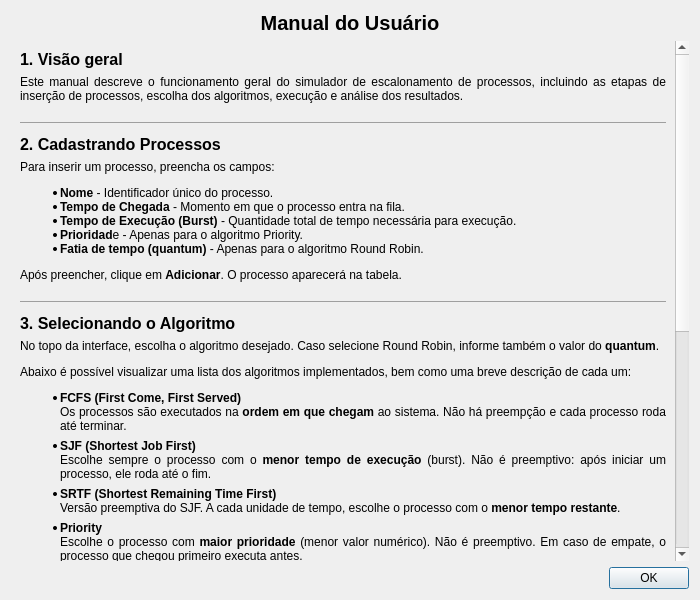
<?xml version="1.0" encoding="UTF-8"?>
<ui version="4.0">
 <class>ManualDialog</class>
 <widget class="QDialog" name="ManualDialog">
  <property name="geometry">
   <rect>
    <x>0</x>
    <y>0</y>
    <width>700</width>
    <height>600</height>
   </rect>
  </property>
  <property name="font">
   <font>
    <weight>50</weight>
    <bold>false</bold>
   </font>
  </property>
  <property name="windowTitle">
   <string>Manual do Usuário</string>
  </property>
  <layout class="QGridLayout" name="gridLayout">
   <item row="0" column="1">
    <widget class="QLabel" name="labelManual">
     <property name="font">
      <font>
       <pointsize>15</pointsize>
       <weight>75</weight>
       <bold>true</bold>
      </font>
     </property>
     <property name="text">
      <string>Manual do Usuário</string>
     </property>
     <property name="alignment">
      <set>Qt::AlignHCenter|Qt::AlignTop</set>
     </property>
    </widget>
   </item>
   <item row="3" column="1">
    <widget class="QDialogButtonBox" name="buttonBoxManual">
     <property name="orientation">
      <enum>Qt::Horizontal</enum>
     </property>
     <property name="standardButtons">
      <set>QDialogButtonBox::Ok</set>
     </property>
    </widget>
   </item>
   <item row="1" column="1">
    <widget class="QScrollArea" name="scrollAreaManual">
     <property name="frameShape">
      <enum>QFrame::NoFrame</enum>
     </property>
     <property name="widgetResizable">
      <bool>true</bool>
     </property>
     <widget class="QWidget" name="scrollAreaWidgetContents">
      <property name="geometry">
       <rect>
        <x>0</x>
        <y>-918</y>
        <width>661</width>
        <height>1425</height>
       </rect>
      </property>
      <layout class="QVBoxLayout" name="verticalLayout">
       <item>
        <widget class="QLabel" name="labelVisao">
         <property name="font">
          <font>
           <pointsize>12</pointsize>
           <weight>75</weight>
           <bold>true</bold>
          </font>
         </property>
         <property name="text">
          <string>1. Visão geral</string>
         </property>
        </widget>
       </item>
       <item>
        <widget class="QLabel" name="labelVisaoDesc">
         <property name="text">
          <string>&lt;html&gt;&lt;head/&gt;&lt;body&gt;&lt;p align=&quot;justify&quot;&gt;Este manual descreve o funcionamento geral do simulador de escalonamento de processos, incluindo as etapas de inserção de processos, escolha dos algoritmos, execução e análise dos resultados. &lt;/p&gt;&lt;hr/&gt;&lt;/body&gt;&lt;/html&gt;</string>
         </property>
         <property name="wordWrap">
          <bool>true</bool>
         </property>
        </widget>
       </item>
       <item>
        <widget class="QLabel" name="labelProcessos">
         <property name="font">
          <font>
           <pointsize>12</pointsize>
           <weight>75</weight>
           <bold>true</bold>
          </font>
         </property>
         <property name="text">
          <string>2. Cadastrando Processos</string>
         </property>
        </widget>
       </item>
       <item>
        <widget class="QLabel" name="labelProcessosDesc">
         <property name="text">
          <string>&lt;html&gt;&lt;head/&gt;&lt;body&gt;&lt;p align=&quot;justify&quot;&gt;Para inserir um processo, preencha os campos: &lt;/p&gt;&lt;ul style=&quot;margin-top: 0px; margin-bottom: 0px; margin-left: 0px; margin-right: 0px; -qt-list-indent: 1;&quot;&gt;&lt;li align=&quot;justify&quot; style=&quot; margin-top:12px; margin-bottom:0px; margin-left:0px; margin-right:0px; -qt-block-indent:0; text-indent:0px;&quot;&gt;&lt;span style=&quot; font-weight:600;&quot;&gt;Nome&lt;/span&gt; - Identificador único do processo. &lt;/li&gt;&lt;li align=&quot;justify&quot; style=&quot; margin-top:0px; margin-bottom:0px; margin-left:0px; margin-right:0px; -qt-block-indent:0; text-indent:0px;&quot;&gt;&lt;span style=&quot; font-weight:600;&quot;&gt;Tempo de Chegada&lt;/span&gt; - Momento em que o processo entra na fila. &lt;/li&gt;&lt;li align=&quot;justify&quot; style=&quot; margin-top:0px; margin-bottom:0px; margin-left:0px; margin-right:0px; -qt-block-indent:0; text-indent:0px;&quot;&gt;&lt;span style=&quot; font-weight:600;&quot;&gt;Tempo de Execução (Burst)&lt;/span&gt; - Quantidade total de tempo necessária para execução. &lt;/li&gt;&lt;li align=&quot;justify&quot; style=&quot; margin-top:0px; margin-bottom:0px; margin-left:0px; margin-right:0px; -qt-block-indent:0; text-indent:0px;&quot;&gt;&lt;span style=&quot; font-weight:600;&quot;&gt;Prioridad&lt;/span&gt;e - Apenas para o algoritmo Priority. &lt;/li&gt;&lt;li align=&quot;justify&quot; style=&quot; margin-top:0px; margin-bottom:12px; margin-left:0px; margin-right:0px; -qt-block-indent:0; text-indent:0px;&quot;&gt;&lt;span style=&quot; font-weight:600;&quot;&gt;Fatia de tempo (quantum) &lt;/span&gt;- Apenas para o algoritmo Round Robin. &lt;/li&gt;&lt;/ul&gt;&lt;p align=&quot;justify&quot;&gt;Após preencher, clique em &lt;span style=&quot; font-weight:600;&quot;&gt;Adicionar&lt;/span&gt;. O processo aparecerá na tabela. &lt;/p&gt;&lt;hr/&gt;&lt;/body&gt;&lt;/html&gt;</string>
         </property>
         <property name="wordWrap">
          <bool>true</bool>
         </property>
        </widget>
       </item>
       <item>
        <widget class="QLabel" name="labelAlgoritmo">
         <property name="font">
          <font>
           <pointsize>12</pointsize>
           <weight>75</weight>
           <bold>true</bold>
          </font>
         </property>
         <property name="text">
          <string>3. Selecionando o Algoritmo</string>
         </property>
        </widget>
       </item>
       <item>
        <widget class="QLabel" name="labelAlgoritmoDesc">
         <property name="text">
          <string>&lt;html&gt;&lt;head/&gt;&lt;body&gt;&lt;p align=&quot;justify&quot;&gt;No topo da interface, escolha o algoritmo desejado. Caso selecione Round Robin, informe também o valor do &lt;span style=&quot; font-weight:600;&quot;&gt;quantum&lt;/span&gt;. &lt;/p&gt;&lt;p align=&quot;justify&quot;&gt;Abaixo é possível visualizar uma lista dos algoritmos implementados, bem como uma breve descrição de cada um:&lt;/p&gt;
&lt;ul style=&quot;margin-left: 0px; padding-left: 16px;&quot;&gt;

    &lt;li align=&quot;justify&quot; style=&quot;margin-bottom:6px;&quot;&gt;
        &lt;span style=&quot;font-weight:600;&quot;&gt;FCFS (First Come, First Served)&lt;/span&gt;&lt;br/&gt;
        Os processos são executados na &lt;span style=&quot;font-weight:600;&quot;&gt;ordem em que chegam&lt;/span&gt; ao sistema. 
        Não há preempção e cada processo roda até terminar.
    &lt;/li&gt;

    &lt;li align=&quot;justify&quot; style=&quot;margin-bottom:6px;&quot;&gt;
        &lt;span style=&quot;font-weight:600;&quot;&gt;SJF (Shortest Job First)&lt;/span&gt;&lt;br/&gt;
        Escolhe sempre o processo com o &lt;span style=&quot;font-weight:600;&quot;&gt;menor tempo de execução&lt;/span&gt; (burst). 
        Não é preemptivo: após iniciar um processo, ele roda até o fim.
    &lt;/li&gt;

    &lt;li align=&quot;justify&quot; style=&quot;margin-bottom:6px;&quot;&gt;
        &lt;span style=&quot;font-weight:600;&quot;&gt;SRTF (Shortest Remaining Time First)&lt;/span&gt;&lt;br/&gt;
        Versão preemptiva do SJF. A cada unidade de tempo, escolhe o processo com o 
        &lt;span style=&quot;font-weight:600;&quot;&gt;menor tempo restante&lt;/span&gt;.
    &lt;/li&gt;

    &lt;li align=&quot;justify&quot; style=&quot;margin-bottom:6px;&quot;&gt;
        &lt;span style=&quot;font-weight:600;&quot;&gt;Priority&lt;/span&gt;&lt;br/&gt;
        Escolhe o processo com &lt;span style=&quot;font-weight:600;&quot;&gt;maior prioridade&lt;/span&gt; (menor valor numérico). 
        Não é preemptivo. Em caso de empate, o processo que chegou primeiro executa antes.
    &lt;/li&gt;

    &lt;li align=&quot;justify&quot; style=&quot;margin-bottom:6px;&quot;&gt;
        &lt;span style=&quot;font-weight:600;&quot;&gt;Round Robin&lt;/span&gt;&lt;br/&gt;
        Cada processo recebe uma &lt;span style=&quot;font-weight:600;&quot;&gt;fatia fixa de tempo&lt;/span&gt; (quantum). 
        Quando o quantum expira, o processo retorna ao fim da fila. É preemptivo.
    &lt;/li&gt;

&lt;/ul&gt;

&lt;hr/&gt;
&lt;/body&gt;&lt;/html&gt;</string>
         </property>
         <property name="wordWrap">
          <bool>true</bool>
         </property>
        </widget>
       </item>
       <item>
        <widget class="QLabel" name="labelExecucao">
         <property name="font">
          <font>
           <pointsize>12</pointsize>
           <weight>75</weight>
           <bold>true</bold>
          </font>
         </property>
         <property name="text">
          <string>4. Executando o Escalonamento</string>
         </property>
        </widget>
       </item>
       <item>
        <widget class="QLabel" name="labelExecucaoDesc">
         <property name="text">
          <string>&lt;html&gt;&lt;head/&gt;&lt;body&gt;&lt;p align=&quot;justify&quot;&gt;Após inserir os processos, clique em &lt;span style=&quot; font-weight:600;&quot;&gt;Iniciar&lt;/span&gt;. &lt;/p&gt;&lt;p align=&quot;justify&quot;&gt;O sistema executará o algoritmo selecionado e exibirá: &lt;/p&gt;&lt;ul style=&quot;margin-top: 0px; margin-bottom: 0px; margin-left: 0px; margin-right: 0px; -qt-list-indent: 1;&quot;&gt;&lt;li align=&quot;justify&quot; style=&quot; margin-top:12px; margin-bottom:0px; margin-left:0px; margin-right:0px; -qt-block-indent:0; text-indent:0px;&quot;&gt;&lt;span style=&quot; font-weight:600;&quot;&gt;Tabela de Resultados&lt;/span&gt; - com tempos de início, fim, espera e turnaround. &lt;/li&gt;&lt;li align=&quot;justify&quot; style=&quot; margin-top:0px; margin-bottom:12px; margin-left:0px; margin-right:0px; -qt-block-indent:0; text-indent:0px;&quot;&gt;&lt;span style=&quot; font-weight:600;&quot;&gt;Diagrama de Execução&lt;/span&gt; - mostrando qual processo executou em cada unidade de tempo. &lt;/li&gt;&lt;/ul&gt;&lt;hr/&gt;&lt;/body&gt;&lt;/html&gt;</string>
         </property>
         <property name="wordWrap">
          <bool>true</bool>
         </property>
        </widget>
       </item>
       <item>
        <widget class="QLabel" name="labelArquivos">
         <property name="font">
          <font>
           <pointsize>12</pointsize>
           <weight>75</weight>
           <bold>true</bold>
          </font>
         </property>
         <property name="text">
          <string>5. Importar e Exportar Arquivos</string>
         </property>
        </widget>
       </item>
       <item>
        <widget class="QLabel" name="labelArquivosDesc">
         <property name="text">
          <string>&lt;html&gt;&lt;head/&gt;&lt;body&gt;&lt;p align=&quot;justify&quot;&gt;Você pode salvar ou carregar conjuntos de processos e resultados usando arquivos CSV/TXT: &lt;/p&gt;&lt;ul style=&quot;margin-top: 0px; margin-bottom: 0px; margin-left: 0px; margin-right: 0px; -qt-list-indent: 1;&quot;&gt;&lt;li align=&quot;justify&quot; style=&quot; margin-top:12px; margin-bottom:0px; margin-left:0px; margin-right:0px; -qt-block-indent:0; text-indent:0px;&quot;&gt;&lt;span style=&quot; font-weight:600;&quot;&gt;Importar&lt;/span&gt; - Carrega processos de um arquivo. &lt;/li&gt;&lt;li align=&quot;justify&quot; style=&quot; margin-top:0px; margin-bottom:12px; margin-left:0px; margin-right:0px; -qt-block-indent:0; text-indent:0px;&quot;&gt;&lt;span style=&quot; font-weight:600;&quot;&gt;Exportar&lt;/span&gt; - Salva processos e resultados em um arquivo. &lt;/li&gt;&lt;/ul&gt;&lt;p align=&quot;justify&quot;&gt;Os arquivos incluem parâmetros como o algoritmo e o quantum. &lt;/p&gt;&lt;hr/&gt;&lt;/body&gt;&lt;/html&gt;</string>
         </property>
         <property name="wordWrap">
          <bool>true</bool>
         </property>
        </widget>
       </item>
       <item>
        <widget class="QLabel" name="labelLimpar">
         <property name="font">
          <font>
           <pointsize>12</pointsize>
           <weight>75</weight>
           <bold>true</bold>
          </font>
         </property>
         <property name="text">
          <string>6. Limpar Dados</string>
         </property>
        </widget>
       </item>
       <item>
        <widget class="QLabel" name="labelLimparDesc">
         <property name="text">
          <string>&lt;html&gt;&lt;head/&gt;&lt;body&gt;&lt;p align=&quot;justify&quot;&gt;O botão &lt;span style=&quot; font-weight:600;&quot;&gt;Limpar&lt;/span&gt; remove todos os processos e resultados da tela, permitindo iniciar uma nova simulação. &lt;/p&gt;&lt;/body&gt;&lt;/html&gt;</string>
         </property>
         <property name="wordWrap">
          <bool>true</bool>
         </property>
        </widget>
       </item>
      </layout>
     </widget>
    </widget>
   </item>
  </layout>
 </widget>
 <resources/>
 <connections>
  <connection>
   <sender>buttonBoxManual</sender>
   <signal>accepted()</signal>
   <receiver>ManualDialog</receiver>
   <slot>accept()</slot>
   <hints>
    <hint type="sourcelabel">
     <x>248</x>
     <y>254</y>
    </hint>
    <hint type="destinationlabel">
     <x>157</x>
     <y>274</y>
    </hint>
   </hints>
  </connection>
  <connection>
   <sender>buttonBoxManual</sender>
   <signal>rejected()</signal>
   <receiver>ManualDialog</receiver>
   <slot>reject()</slot>
   <hints>
    <hint type="sourcelabel">
     <x>316</x>
     <y>260</y>
    </hint>
    <hint type="destinationlabel">
     <x>286</x>
     <y>274</y>
    </hint>
   </hints>
  </connection>
 </connections>
</ui>
